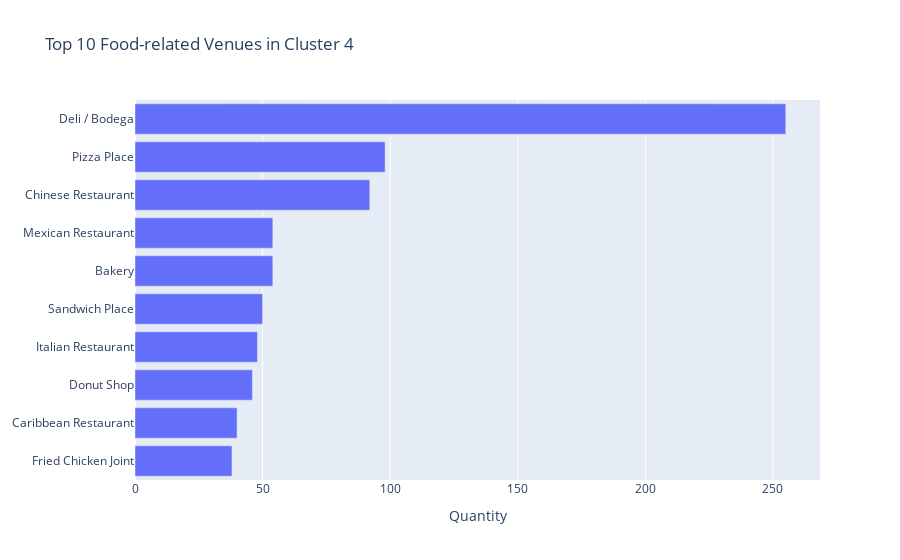

This figure's notebook cell:
### Markdown cell above
Cluster 4

### Code cell
plot_cluster(4)

### Figure 1 — Plotly figure (JSON) as saved in the notebook; plotly's stock layout.template omitted (floating-point values rounded to 4 significant figures)
{"data": [{"orientation": "h", "type": "bar", "x": [38, 40, 46, 48, 50, 54, 54, 92, 98, 255], "y": ["Fried Chicken Joint", "Caribbean Restaurant", "Donut Shop", "Italian Restaurant", "Sandwich Place", "Bakery", "Mexican Restaurant", "Chinese Restaurant", "Pizza Place", "Deli / Bodega"]}], "layout": {"title": {"text": "Top 10 Food-related Venues in Cluster 4"}, "xaxis": {"title": {"text": "Quantity"}}}}
